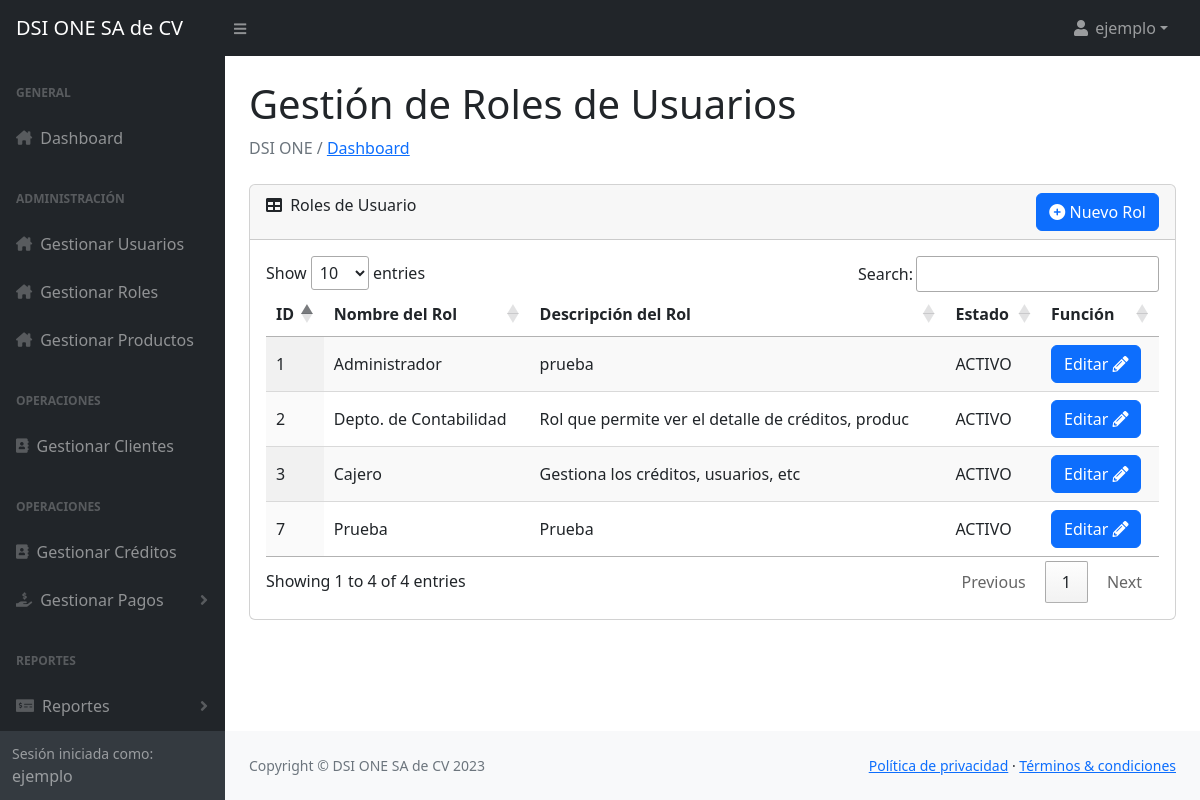
/Vista/admin_roles.php (signed in), run on the app's committed database.
### tables this page shows
CREATE TABLE `roles_usuarios` (
  `id` int(3) NOT NULL,
  `nombre_rol` varchar(25) NOT NULL,
  `descripcion_rol` varchar(50) NOT NULL,
  `estado` enum('ACTIVO','INACTIVO') NOT NULL DEFAULT 'ACTIVO'
);

### Vista/admin_roles.php (the view, shortened to what this page needs)
<?php include '../Controlador/sesion.php';
?>
<head>
    <?php include '../Modelo/o_head.php'; ?>
</head>
<body class="sb-nav-fixed">
    <?php include '../Modelo/o_menu.php'; ?>
    <div id="layoutSidenav_content">
        <main>
            <div class="container-fluid px-4">
                <h1 class="mt-4">Gestión de Roles de Usuarios</h1>
                <ol class="breadcrumb mb-4">
                    <li class="breadcrumb-item active"> DSI ONE / <a href="../Vista/home.php"> Dashboard </a></li>
                </ol>
                <div class="card mb-4">
                    <div class="card-header">
                        <i class="fas fa-table me-1"></i>
                        Roles de Usuario
                        <div style="float: right;">
                            <button class="btn btn-primary" data-bs-toggle="modal" data-bs-target="#addRolModal"><i class="fa-solid fa-circle-plus"></i> Nuevo Rol</button>
                        </div>
                    </div>
                    <div class="card-body">
                        <table id="datatablesSimple" class="display">
                            <thead>
                                <tr>
                                    <th>ID</th>
                                    <th>Nombre del Rol</th>
                                    <th>Descripción del Rol</th>
                                    <th>Estado</th>
                                    <th>Función</th>
                                </tr>
                            </thead>
                            <tbody>
                                <?php
                                $query = "SELECT * FROM roles_usuarios";
                                $result = $conn->query($query);
                                if ($result->num_rows > 0) {
                                    while ($row = $result->fetch_assoc()) {
                                        echo "<tr>";
                                        echo "<td>" . $row['id'] . "</td>";
                                        echo "<td>" . $row['nombre_rol'] . "</td>";
                                        echo "<td>" . $row['descripcion_rol'] . "</td>";
                                        echo "<td>" . $row['estado'] . "</td>";
                                        echo '<td>
                                                <button class="btn btn-primary" onclick="cargarDatosRol(' . $row['id'] . ')" data-bs-toggle="modal" data-bs-target="#editRolModal">Editar <i class="fas fa-pencil-alt" style="color: white;"></i></button>
                                            </td>';
                                        echo "</tr>";
                                    }
                                } else {
                                    echo "<tr><td colspan='7'>No se encontraron registros en la tabla roles_usuarios.</td></tr>";
                                }
                                ?>
                            </tbody>
                        </table>
                    </div>
                </div>
            </div>
        </main>
        <?php include '../Modelo/o_scrips_generales.php'; ?>
</body>
</html>

### data on the page
roles_usuarios: id "1", nombre_rol "Administrador", descripcion_rol "prueba", estado "ACTIVO"
roles_usuarios: id "2", nombre_rol "Depto. de Contabilidad", descripcion_rol "Rol que permite ver el detalle de créditos, produc", estado "ACTIVO"
roles_usuarios: id "3", nombre_rol "Cajero", descripcion_rol "Gestiona los créditos, usuarios, etc", estado "ACTIVO"
roles_usuarios: id "7", nombre_rol "Prueba", descripcion_rol "Prueba", estado "ACTIVO"

### other printed values
$_SESSION['username'] "ejemplo"
